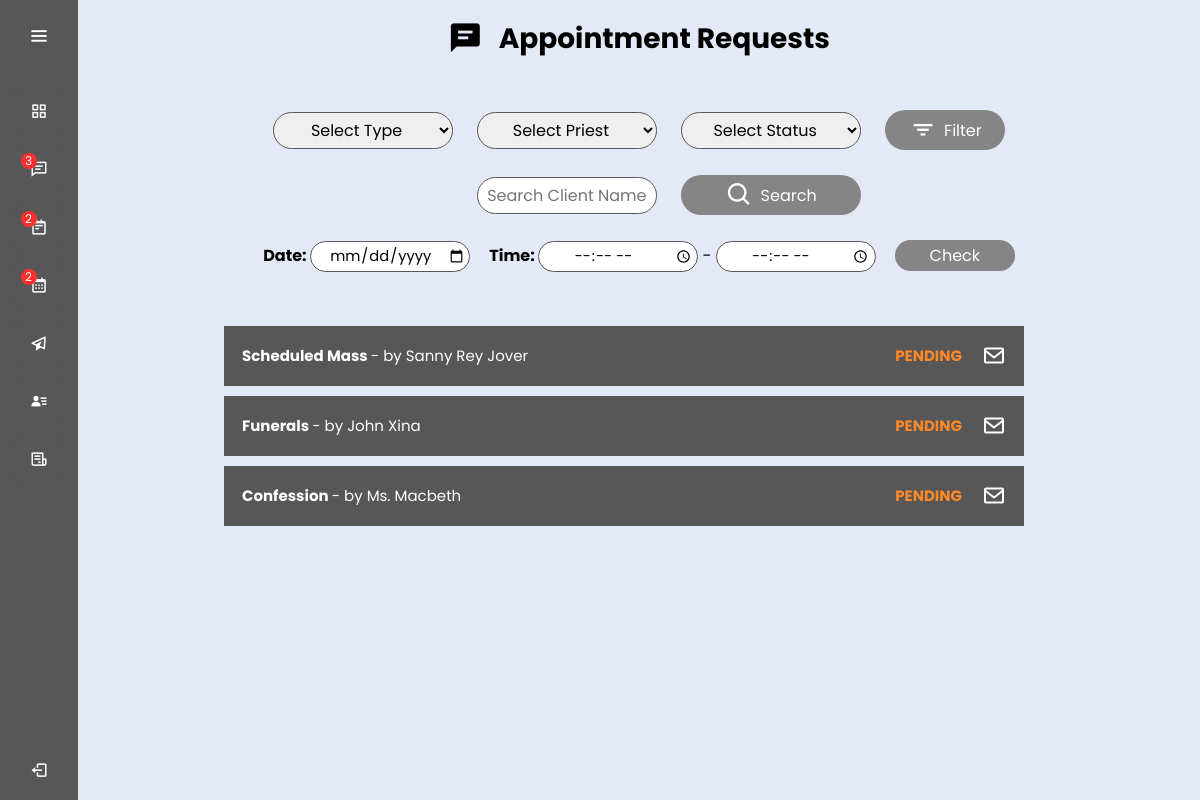
The page /dashboard.php?page=requests (signed in) on the database its author committed.
### tables this page shows
CREATE TABLE `tbl_requests` (
  `req_id` int(3) UNSIGNED NOT NULL,
  `req_type` varchar(30) NOT NULL,
  `req_priest` varchar(50) NOT NULL,
  `req_client` varchar(50) NOT NULL,
  `contact_no` varchar(11) NOT NULL,
  `client_email` varchar(50) NOT NULL,
  `startDate` date NOT NULL,
  `startTime` time NOT NULL,
  `endDate` date NOT NULL,
  `endTime` time NOT NULL,
  `req_note` varchar(1000) NOT NULL,
  `req_status` varchar(30) NOT NULL
);

### class.requests.php (called while the page is built, shortened)
<?php
class Requests{
    public $db;
    public function __construct(){
		$this->db = new mysqli(DB_SERVER,DB_USERNAME,DB_PASSWORD,DB_DATABASE);
	}
    public function view_requests(){
        $sql = "SELECT * FROM tbl_requests WHERE req_status = 'PENDING'";
        $result=mysqli_query($this->db,$sql);
		while($row=mysqli_fetch_assoc($result)){
			$list[] = $row;
		}
		return $list;
	}
}

### requests.php (the view, shortened to what this page needs)
<?php
include 'class.requests.php';
$requests = new Requests();
?>
<!DOCTYPE html>
<html lang="en" dir="ltr">
<head>
    <link rel="stylesheet" href="css/requests_styles.css">
    <link href='https://unpkg.com/boxicons@2.0.7/css/boxicons.min.css' rel='stylesheet'>
</head>
<body>
    <div>
        <h1><i class='bx bxs-comment-detail h_icon' ></i> Appointment Requests</h1>
        <form id="filter" method="POST" action="dashboard.php?page=requests">
            <select form="filter" name="req_type" id="filter_type-dropdown">
                <option value="">Select Type</option>
            </select>
            <select form="filter" name="req_priest" id="filter_priest-dropdown">
                <option value="">Select Priest</option>
            </select>
            <select form="filter" name="req_status" id="filter_status-dropdown">
                <option value="">Select Status</option>
            </select>
            <button type="submit" name="submit" value="Filter" id="filterBTN"><i class='bx bx-filter filter-icn'></i>Filter</button>
        </form>
        <form method="POST" action="dashboard.php?page=requests">
            <input class="search_box" type="text" name="client_name" autocomplete="off" placeholder="Search Client Name">
            <button type="submit" name="search" value="Search" id="searchBTN"><i class='bx bx-search search-icn'></i>Search</button>
        </form><br/>
        <form id="checker" method="POST" action="dashboard.php?page=requests">
            <b>Date: </b> <input class="chk_date space1" type="date" name="startDate">
            <b>Time: </b> <input class="chk_time" type="time" name="startTime"> - <input class="chk_time" type="time" name="endTime">
            <button class="chk_btn" type="submit" name="check" value="Check">Check</button>
        </form>
        <div class="listing">
            <?php
            if (isset($_POST['submit'])) {
                $req_type =  $_POST['req_type'];
                $req_status =  $_POST['req_status'];
                $req_priest =  $_POST['req_priest'];
                $view_requests =  $requests->filter($req_type, $req_status, $req_priest);
            }else if(isset($_POST['search'])){
                $client = $_POST['client_name'];
                $view_requests = $requests->search_client($client);
            } else {
                $view_requests = $requests->view_requests();
            }
            foreach ($view_requests as $item) {
            ?>
                <div class="list_item">
                    <button type="button" class="collapsible" data-content="<?php if(isset($item['req_id'])){}else{ echo "null";}?>">
                        <b>
                            <?php if (isset($item['req_type'])) {
                                echo $item['req_type'];
                            } else {
                                echo "Request not found.";
                            } ?>
                        </b>
                            <?php if(isset($item['req_client'])){
                                echo " - by " . ' ' . $item['req_client'];
                            }else{
                            }?>
                        <i class='bx bx-envelope envelope-icon-c'></i>
                        <b class="status" data-content="<?php if(isset($item['req_status'])){echo $item['req_status'];}else{ echo "EMPTY";} ?>">
                            <?php if(isset($item['req_status'])){echo $item['req_status'];}else{ echo "EMPTY";} ?>
                        </b>
                    </button>
                </div>
            <?php
            }
            ?>
        </div>
    </div>
</body>
</html>

### css/dashboard_styles.css (style rules this page uses)
* { margin: 0; padding: 0; box-sizing: border-box; font-family: "Poppins", sans-serif; }

### css/requests_styles.css (style rules this page uses)
body { text-align: center; }
.listing { width: 850px; margin: 25px; }
.list_item { width: 800px; margin: 10px; }
.collapsible { width: 100%; background: #575757; color: #ffffff; cursor: pointer; padding: 18px; border: none; text-align: left; outline: none; font-size: 15px; transition: all 0.5s ease; }
.envelope-icon-c { float: right; margin-left: 20px; font-size: 18pt; }
.status { float: right; color: #ff8929; margin-left: 5px; }
h1 { font-size: 21pt; margin-bottom: 50px; }
.h_icon { font-size: 26pt; vertical-align: -5px; margin-right: 10px; }
#filter_type-dropdown { margin-right: 20px; font-size: 12pt; text-align: center; border: 1px solid #575757; border-radius: 30px; width: 180px; padding: 5px; }
#filter_priest-dropdown { margin-right: 20px; font-size: 12pt; text-align: center; border: 1px solid #575757; border-radius: 30px; width: 180px; padding: 5px; }
#filter_status-dropdown { margin-right: 20px; font-size: 12pt; text-align: center; border: 1px solid #575757; border-radius: 30px; width: 180px; padding: 5px; }
#filterBTN { font-size: 12pt; width: 120px; height: 40px; border-radius: 30px; background-color: #858585; color: #ffffff; border: none; text-decoration: none; transition: all 0.5s ease; }
.filter-icn { font-size: 21pt; margin-right: 7px; vertical-align: -6px; }
.search_box { margin-top: 10px; margin-left: 60px; font-size: 12pt; text-align: center; border: 1px solid #575757; border-radius: 30px; width: 180px; padding: 5px; }
#searchBTN { font-size: 12pt; width: 180px; height: 40px; border-radius: 30px; background-color: #858585; color: #ffffff; border: none; text-decoration: none; margin-top: 25px; margin-left: 20px; transition: all 0.5s ease; }
.search-icn { font-size: 21pt; margin-right: 7px; vertical-align: -6px; }
.chk_date { font-size: 11pt; text-align: center; border: 1px solid #575757; border-radius: 30px; width: 160px; padding: 3px; }
.chk_time { font-size: 11pt; text-align: center; border: 1px solid #575757; border-radius: 30px; width: 160px; padding: 3px; }
.chk_btn { font-size: 12pt; text-align: center; margin-left: 15px; margin-bottom: 30px; border-radius: 30px; width: 120px; padding: 3px; background-color: #858585; border: none; text-decoration: none; color: #ffffff; transition: all 0.5s ease; }
.space1 { margin-right: 15px; }

### rows shown on the page
tbl_requests: req_type "Scheduled Mass", req_client "Sanny Rey Jover", req_status "PENDING"
tbl_requests: req_type "Funerals", req_client "John Xina", req_status "PENDING"
tbl_requests: req_type "Confession", req_client "Ms. Macbeth", req_status "PENDING"

### other values the page prints
$req_c = $home->c_requests() "3"
$appt_c = $home->c_appts() "2"
$sched_c = $home->c_schedules() "2"
